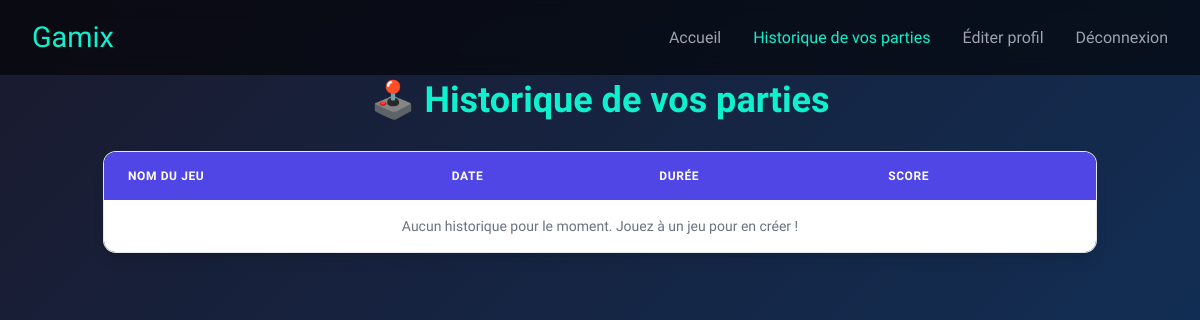
The page /games/historique.php (signed in) on the database as committed earlier.
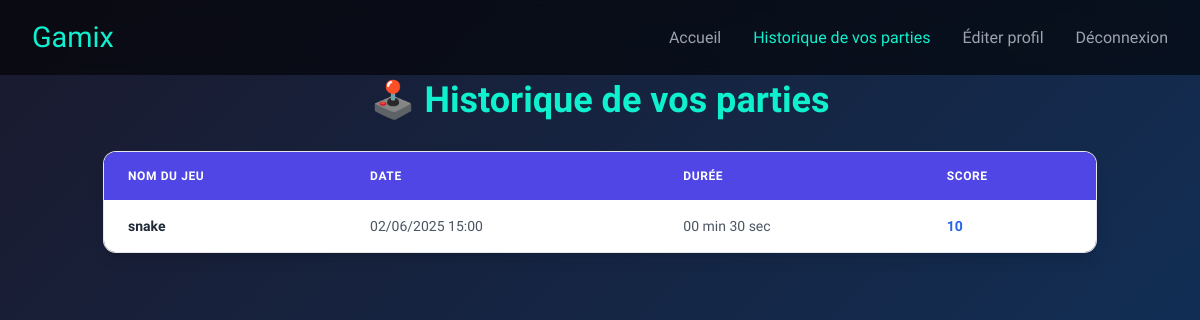
The same page on the database as committed later.
### tables this page shows
CREATE TABLE `game_history` (
  `id` int(11) NOT NULL,
  `user_id` int(11) NOT NULL,
  `game_name` varchar(50) NOT NULL,
  `played_at` datetime DEFAULT current_timestamp(),
  `duration` int(11) NOT NULL,
  `score` int(11) NOT NULL
);

### games/historique.php (the view, shortened to what this page needs)
<?php
$host = 'localhost';
$db   = 'gamix';
$user = 'root';
$pass = '';
$charset = 'utf8mb4';
$dsn = "mysql:host=$host;dbname=$db;charset=$charset";
$options = [
    PDO::ATTR_ERRMODE            => PDO::ERRMODE_EXCEPTION,
    PDO::ATTR_DEFAULT_FETCH_MODE => PDO::FETCH_ASSOC,
    PDO::ATTR_EMULATE_PREPARES   => false,
];
$histories = [];
try {
    $pdo = new PDO($dsn, $user, $pass, $options);
    $stmt = $pdo->prepare("SELECT game_name, played_at, duration, score
                          FROM game_history
                          WHERE user_id = ?
                          ORDER BY played_at DESC");
    $stmt->execute([$_SESSION['user_id']]);
    $histories = $stmt->fetchAll();
} catch (PDOException $e) {
    error_log("ERREUR DB (historique.php): " . $e->getMessage());
}
function formatDuration($seconds) {
    $minutes = floor($seconds / 60);
    $remainingSeconds = $seconds % 60;
    return sprintf("%02d min %02d sec", $minutes, $remainingSeconds);
}
?>
<!DOCTYPE html>
<html lang="fr">
<head>
  <link rel="stylesheet" href="../css/style.css" />
  <script src="https://cdn.tailwindcss.com"></script>
</head>
<body>
   <header class="main-header">
    <nav class="nav-container">
      <div class="logo">
        <h1>Gamix</h1>
      </div>
      <ul class="nav-links">
           <li><a href="../espaceUser.php">Accueil</a></li>
           <li><a href="historique.php" class="active">Historique de vos parties</a></li>
           <li><a href="../editUser.php">Éditer profil</a></li>
           <li><a href="../logout.php">Déconnexion</a></li>
      </ul>
    </nav>
  </header>
<section class="max-w-5xl mx-auto px-4 py-12" id="historique">
  <h2 class="text-4xl font-bold mb-8 text-center text-[#0ff1ce] font-orbitron">🕹️ Historique de vos parties</h2>
  <div class="overflow-x-auto rounded-xl shadow-lg ring-1 ring-gray-200">
    <table class="min-w-full text-sm text-left">
      <thead class="bg-indigo-600 text-white uppercase text-xs tracking-wider">
        <tr>
          <th scope="col" class="px-6 py-4">Nom du Jeu</th>
          <th scope="col" class="px-6 py-4">Date</th>
          <th scope="col" class="px-6 py-4">Durée</th>
          <th scope="col" class="px-6 py-4">Score</th>
        </tr>
      </thead>
      <tbody class="divide-y divide-gray-200 bg-white">
        <?php if (!empty($histories)): ?>
          <?php foreach ($histories as $history): ?>
            <tr class="hover:bg-indigo-50 transition-colors">
              <td class="px-6 py-4 font-semibold text-gray-800">
                <?= htmlspecialchars($history['game_name'] ?? 'N/A') ?>
              </td>
              <td class="px-6 py-4 text-gray-600">
                <?php
                  try {
                      if (!empty($history['played_at'])) {
                          $date = new DateTime($history['played_at']);
                          echo $date->format('d/m/Y H:i');
                      } else {
                          echo 'N/A';
                      }
                  } catch (Exception $e) {
                      echo 'Date invalide';
                  }
                ?>
              </td>
              <td class="px-6 py-4 text-gray-600">
               <?= formatDuration($history['duration'] ?? 0) ?>
              </td>
              <td class="px-6 py-4 text-blue-600 font-semibold">
                <?= htmlspecialchars($history['score'] ?? 'N/A') ?>
              </td>
            </tr>
          <?php endforeach; ?>
        <?php else: ?>
          <tr>
            <td colspan="4" class="px-6 py-4 text-center text-gray-500">
              Aucun historique pour le moment. Jouez à un jeu pour en créer !
            </td>
          </tr>
        <?php endif; ?>
      </tbody>
    </table>
  </div>
</section>
</body>
</html>

### css/style.css (style rules this page uses)
:root { --primary: #0ff1ce; --primary-dark: #0c7b93; --secondary: #ff4081; --background: #1a1a2e; --text: #f8f8f8; --text-secondary: #9ca3af; --card-bg: rgba(255, 255, 255, 0.06); }
* { margin: 0; padding: 0; box-sizing: border-box; }
body { font-family: 'Orbitron', sans-serif; background: linear-gradient(135deg, var(--background), #0f3460); color: var(--text); min-height: 100vh; line-height: 1.5; }
.main-header { position: fixed; width: 100%; top: 0; z-index: 1000; background: rgba(0, 0, 0, 0.6); backdrop-filter: blur(10px); padding: 1rem 2rem; }
.nav-container { display: flex; justify-content: space-between; align-items: center; }
.logo h1 { font-size: 1.8rem; color: var(--primary); }
.nav-links { display: flex; list-style: none; gap: 2rem; }
.nav-links a { color: var(--text-secondary); text-decoration: none; transition: color 0.3s ease; }
.nav-links a:hover, .nav-links a.active { color: var(--primary); }

Rows that differ between the two databases and show on the page:
added game_history: game_name "snake", played_at "02/06/2025 15:00", duration "00 min 30 sec", score "10"
Other text that changed with them:
text no longer shown: "Aucun historique pour le moment. Jouez à un jeu pour en créer !"
